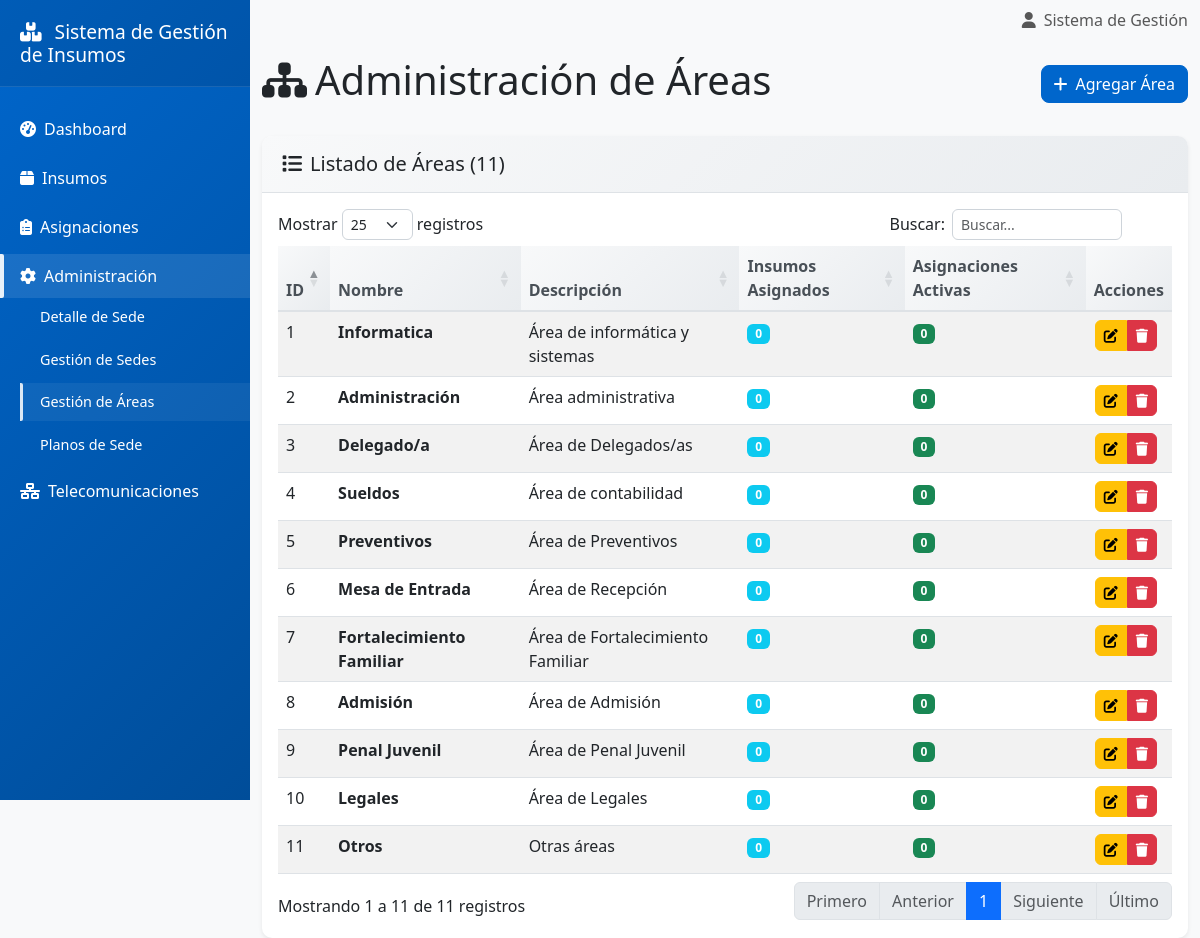
/pages/admin/areas.php, run on the app's committed database.
### tables this page shows
CREATE TABLE `areas` (
  `id_area` int(11) NOT NULL,
  `nombre_area` varchar(100) NOT NULL,
  `descripcion` varchar(255) DEFAULT NULL
);

### pages/admin/areas.php (the view, shortened to what this page needs)
<?php
$conexion = conectarDB();
$sql = "SELECT a.*,
               COUNT(DISTINCT i.id_insumo) as insumos_asignados,
               COUNT(DISTINCT r.id_remito) as asignaciones_activas
        FROM areas a
        LEFT JOIN insumos i ON a.id_area = i.id_area_asignacion_actual
        LEFT JOIN remitos r ON a.id_area = r.id_area AND r.estado = 'Activa'
        GROUP BY a.id_area
        ORDER BY a.nombre_area";
$stmt = $conexion->query($sql);
$areas = $stmt->fetchAll();
?>
<?php include '../../includes/header.php'; ?>
<div class="row">
    <div class="col-12">
        <div class="d-flex justify-content-between align-items-center mb-4">
            <h1>
                <i class="fas fa-sitemap me-2"></i>Administración de Áreas
            </h1>
            <button type="button" class="btn btn-primary" data-bs-toggle="modal" data-bs-target="#modalArea">
                <i class="fas fa-plus me-2"></i>Agregar Área
            </button>
        </div>
    </div>
</div>
<div class="card">
    <div class="card-header">
        <h5 class="mb-0">
            <i class="fas fa-list me-2"></i>Listado de Áreas (<?php echo count($areas); ?>)
        </h5>
    </div>
    <div class="card-body">
        <?php if (empty($areas)): ?>
            <div class="text-center py-4">
                <i class="fas fa-sitemap fa-3x text-muted mb-3"></i>
                <h5 class="text-muted">No hay áreas registradas</h5>
                <p class="text-muted">Agregue la primera área para comenzar</p>
            </div>
        <?php else: ?>
            <div class="table-responsive">
                <table class="table table-striped datatable" id="tablaAreas">
                    <thead>
                        <tr>
                            <th>ID</th>
                            <th>Nombre</th>
                            <th>Descripción</th>
                            <th>Insumos Asignados</th>
                            <th>Asignaciones Activas</th>
                            <th>Acciones</th>
                        </tr>
                    </thead>
                    <tbody>
                        <?php foreach ($areas as $area): ?>
                            <tr>
                                <td><?php echo $area['id_area']; ?></td>
                                <td><strong><?php echo htmlspecialchars($area['nombre_area']); ?></strong></td>
                                <td>
                                    <?php if ($area['descripcion']): ?>
                                        <?php echo htmlspecialchars($area['descripcion']); ?>
                                    <?php else: ?>
                                        <span class="text-muted">Sin descripción</span>
                                    <?php endif; ?>
                                </td>
                                <td>
                                    <span class="badge bg-info"><?php echo $area['insumos_asignados']; ?></span>
                                </td>
                                <td>
                                    <span class="badge bg-success"><?php echo $area['asignaciones_activas']; ?></span>
                                </td>
                                <td>
                                    <div class="btn-group" role="group">
                                        <button type="button"
                                                class="btn btn-sm btn-warning"
                                                onclick="editarArea(<?php echo htmlspecialchars(json_encode($area)); ?>)"
                                                data-bs-toggle="tooltip"
                                                title="Editar">
                                            <i class="fas fa-edit"></i>
                                        </button>
                                        <?php if ($area['insumos_asignados'] == 0 && $area['asignaciones_activas'] == 0): ?>
                                            <button type="button"
                                                    class="btn btn-sm btn-danger"
                                                    onclick="eliminarItem(<?php echo $area['id_area']; ?>, 'área')"
                                                    data-bs-toggle="tooltip"
                                                    title="Eliminar">
                                                <i class="fas fa-trash"></i>
                                            </button>
                                        <?php endif; ?>
                                    </div>
                                </td>
                            </tr>
                        <?php endforeach; ?>
                    </tbody>
                </table>
            </div>
        <?php endif; ?>
    </div>
</div>
<?php include '../../includes/footer.php'; ?>

### public/css/style.css (style rules this page uses)
:root { --primary-color: #0066cc; --secondary-color: #ffffff; --success-color: #009933; --warning-color: #ffcc00; --danger-color: #cc0000; --info-color: #0099cc; --light-color: #f8f9fa; --dark-color: #212529; }
body { font-family: 'Segoe UI', Tahoma, Geneva, Verdana, sans-serif; background-color: #f8f9fa; margin: 0; padding: 0; }
.card { border: none; border-radius: 10px; box-shadow: 0 0.125rem 0.25rem rgba(0, 0, 0, 0.075); transition: all 0.3s ease; }
.card-header { background: linear-gradient(135deg, #f8f9fa 0%, #e9ecef 100%); border-bottom: 1px solid #dee2e6; border-radius: 10px 10px 0 0 !important; padding: 1rem 1.25rem; font-weight: 600; }
.btn { border-radius: 8px; font-weight: 500; transition: all 0.3s ease; }
.btn-primary { background-color: var(--primary-color); border-color: var(--primary-color); }
.btn-sm { padding: 0.25rem 0.5rem; font-size: 0.875rem; border-radius: 6px; }
.table { margin-bottom: 0; }
.table thead th { background: linear-gradient(135deg, #f8f9fa 0%, #e9ecef 100%); border-bottom: 2px solid #dee2e6; font-weight: 600; color: #495057; }
.badge { font-size: 0.75em; padding: 0.35em 0.65em; border-radius: 6px; }
.btn-group .btn { margin: 0 1px; }
.btn-group .btn[onclick] { cursor: pointer; pointer-events: auto; }
.dataTables_wrapper .btn-group .btn { pointer-events: auto !important; }

### data on the page
areas: id_area "2", nombre_area "Administración", descripcion "Área administrativa", insumos_asignados "0", asignaciones_activas "0"
areas: id_area "8", nombre_area "Admisión", descripcion "Área de Admisión", insumos_asignados "0", asignaciones_activas "0"
areas: id_area "3", nombre_area "Delegado/a", descripcion "Área de Delegados/as", insumos_asignados "0", asignaciones_activas "0"
areas: id_area "7", nombre_area "Fortalecimiento Familiar", descripcion "Área de Fortalecimiento Familiar", insumos_asignados "0", asignaciones_activas "0"
areas: id_area "1", nombre_area "Informatica", descripcion "Área de informática y sistemas", insumos_asignados "0", asignaciones_activas "0"
areas: id_area "10", nombre_area "Legales", descripcion "Área de Legales", insumos_asignados "0", asignaciones_activas "0"
areas: id_area "6", nombre_area "Mesa de Entrada", descripcion "Área de Recepción", insumos_asignados "0", asignaciones_activas "0"
areas: id_area "11", nombre_area "Otros", descripcion "Otras áreas", insumos_asignados "0", asignaciones_activas "0"
areas: id_area "9", nombre_area "Penal Juvenil", descripcion "Área de Penal Juvenil", insumos_asignados "0", asignaciones_activas "0"
areas: id_area "5", nombre_area "Preventivos", descripcion "Área de Preventivos", insumos_asignados "0", asignaciones_activas "0"
areas: id_area "4", nombre_area "Sueldos", descripcion "Área de contabilidad", insumos_asignados "0", asignaciones_activas "0"

### other printed values
APP_NAME "Sistema de Gestión de Insumos"
count($areas) "11"
